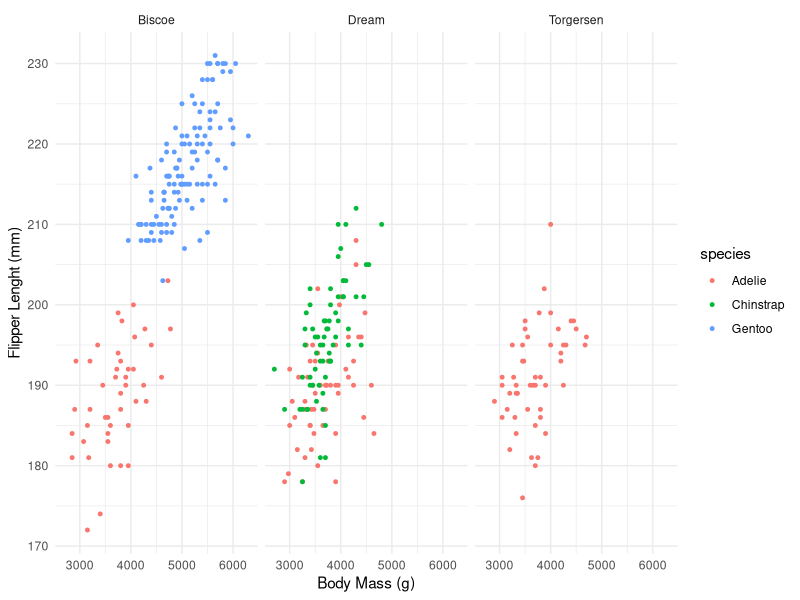

Reproduce this figure in R.
## ---- chunk 1
knitr::opts_chunk$set(echo = TRUE)
library(tidyverse)
library(palmerpenguins)
## ---- chunk 2
ggplot(data = penguins, aes(x = body_mass_g, y = flipper_length_mm)) + 
  geom_point(aes(color = species), size = 1) + 
  facet_wrap(~island)+
  theme_minimal()+
  labs(x = "Body Mass (g)",
       y = "Flipper Lenght (mm)")
